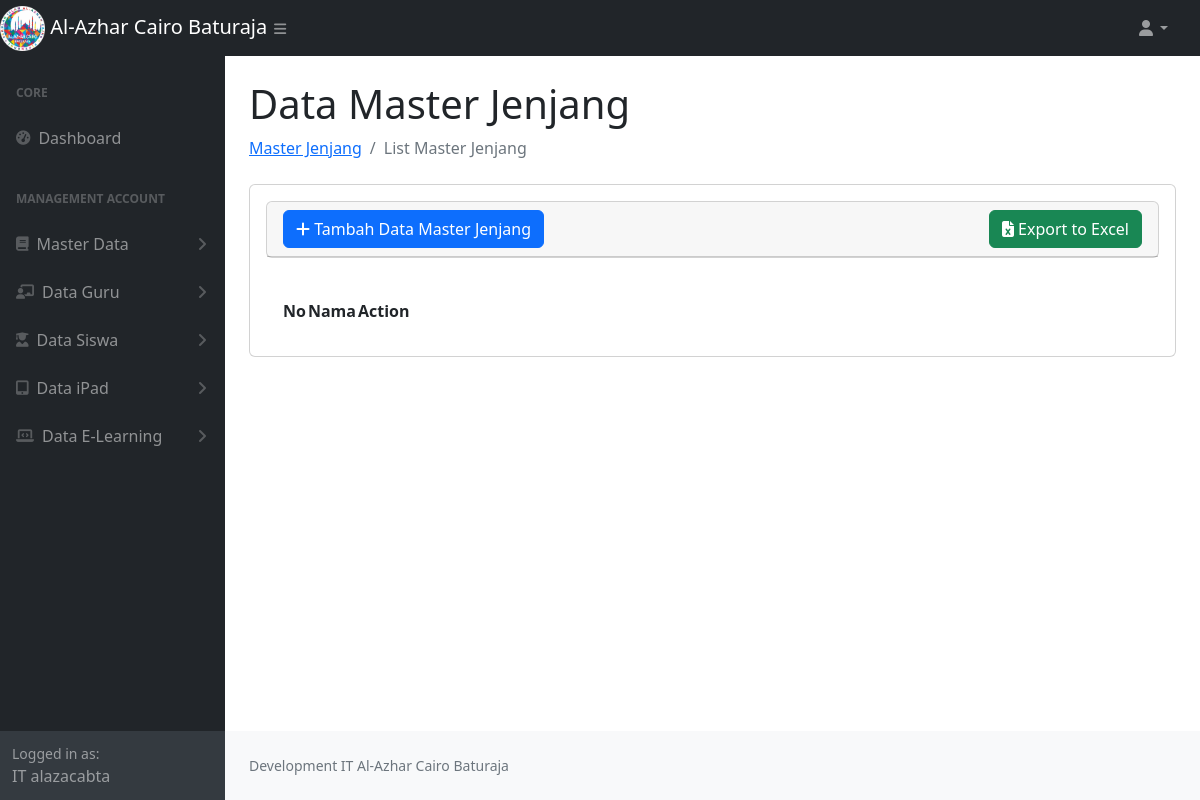
Before: /data_jenjang.php with the older database file.
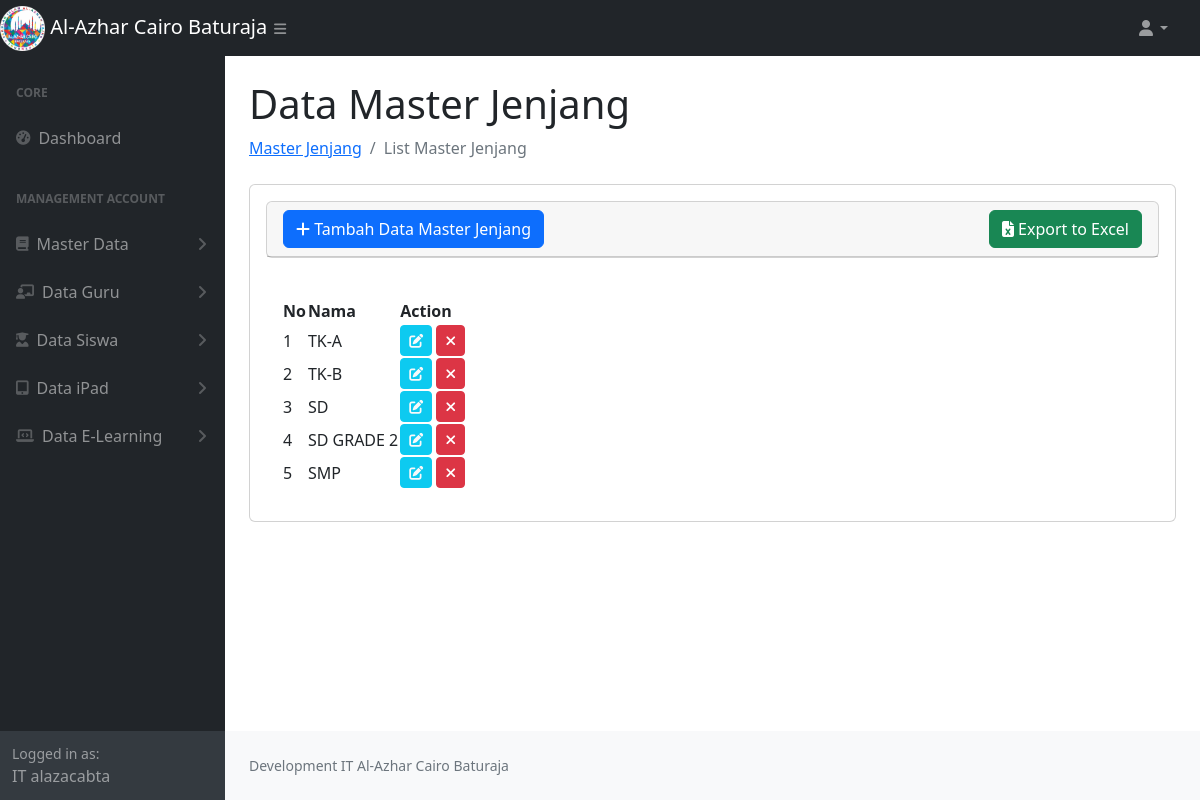
After: the same page with the newer database file.
### tables this page shows
CREATE TABLE `jenjang` (
  `id` int NOT NULL AUTO_INCREMENT COMMENT 'Primary Key',
  `name` varchar(255) DEFAULT NULL,
  PRIMARY KEY (`id`)
);

### data_jenjang.php (the view, shortened to what the changed rows need)
<?php
require_once 'function.php';
$sql = "SELECT * FROM jenjang";
$stmt = $conn->prepare($sql);
$stmt->execute();
$result = $stmt->get_result();
$dataJenjang = [];
while ($row = $result->fetch_assoc()) {
    $dataJenjang[] = $row;
}
?>
<!DOCTYPE html>
<html lang="en">
    <head>
        <link href="https://cdn.jsdelivr.net/npm/simple-datatables@7.1.2/dist/style.min.css" rel="stylesheet" />
        <link href="css/styles.css" rel="stylesheet" />
        <link rel="stylesheet" href="https://cdnjs.cloudflare.com/ajax/libs/toastr.js/latest/toastr.css">
        <link rel="stylesheet" href="https://cdnjs.cloudflare.com/ajax/libs/font-awesome/6.7.2/css/all.min.css">
    </head>
    <body class="sb-nav-fixed">
        <div id="layoutSidenav">
            <div id="layoutSidenav_content">
                <main>
                    <div class="container-fluid px-4">
                        <h1 class="mt-4">Data Master Jenjang</h1>
                        <div class="card mb-4">
                            <div class="card-body">
                                <div class="card-body">
                                    <table id="datatablesSimple">
                                        <thead>
                                            <tr>
                                                <th>No</th>
                                                <th>Nama</th>
                                                <th>Action</th>
                                            </tr>
                                        </thead>
                                        <tbody>
                                            <?php
                                                foreach ($dataJenjang as $key => $data) {
                                            ?>
                                            <tr>
                                                <td><?= $key + 1; ?></td>
                                                <td><?= $data['name']; ?></td>
                                                <td>
                                                    <a href="javascript:void(0)" data-url="<?= 'show_jenjang.php' ?>" data-id="<?= $data['id'] ?>" class="edit btn btn-info btn-sm text-light "> <i class="fas fa-edit"></i></a>
                                                    <a href="javascript:void(0)" data-url="<?= 'delete_jenjang.php' ?>" data-id="<?= $data['id'] ?>" class="delete btn btn-danger btn-sm"> <i class="fas fa-times"></i></a>
                                                </td>
                                            </tr>
                                            <?php
                                                }
                                            ?>
                                        </tbody>
                                    </table>
                                </div>
                            </div>
                        </div>
                </main>
            </div>
        </div>
    </body>
</html>

Changed rows visible on the page:
added jenjang: name "TK-A"
added jenjang: name "TK-B"
added jenjang: name "SD"
added jenjang: name "SD GRADE 2"
added jenjang: name "SMP"
